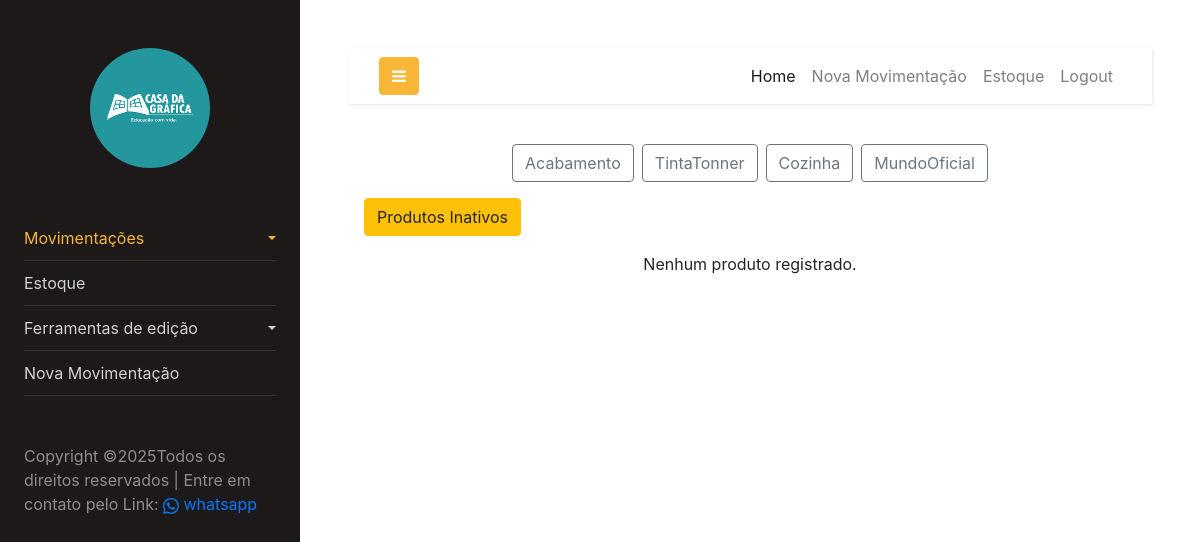
/produto/ (signed in), run on the app's committed database.
### categoria/models.py (models this page shows, shortened)
class Categoria(models.Model):
    categoria = models.CharField(max_length=255)
    img = models.ImageField(upload_to='images/', null=True, blank=True)  # Novo campo de imagem
    data_cadastro = models.DateField(auto_now_add=True)

### produto/views.py (the view)
# urls.py: path('produto/', ProdutoListView.as_view(), name='produto-list'),
class ProdutoListView(LoginRequiredMixin, ListView):
    model = Produto
    template_name = 'produto_list.html'
    context_object_name = 'produtos'
    def get_context_data(self, **kwargs):
        try:
            context = super().get_context_data(**kwargs)
            context['categorias'] = Categoria.objects.all()
            context['produtos_estoque_min'] = self.get_desativados()  # Produtos desativados
            return context
        except Exception as e:
            messages.error(self.request, f"Ocorreu um erro ao carregar os dados: {str(e)}")
            return {}
    def get_queryset(self):
        try:
            queryset = super().get_queryset()
            categorias_filter = self.request.GET.get('categorias_filter')
            if categorias_filter:
                queryset = queryset.filter(id_categoria=categorias_filter, status=1)
            else:
                queryset = queryset.filter(id_categoria=1)
            return queryset
        except Exception as e:
            messages.error(self.request, f"Ocorreu um erro ao filtrar os produtos: {str(e)}")
            return Produto.objects.none()
    def get_desativados(self):
        return Produto.objects.filter(status=0)

### produto/templates/produto_list.html (shortened to what this page needs)
<!DOCTYPE html>
<html lang="pt-br">
  {% include 'components/header/header.html' %}
  <body>
    <div class="px-3">
      <div class="mb-3 text-center d-flex justify-content-center">
        <div class="overflow-auto d-flex justify-content-center flex-nowrap">
          <form method="get" action="{% url 'produto-list' %}" class="d-flex">
            {% for categoria in categorias %}
            <a id="btn_color{{ categoria.id }}" class="btn btn-outline-secondary mx-1 flex-shrink-0"
               href="?categorias_filter={{ categoria.id }}">{{ categoria.categoria }}</a>
            {% endfor %}
          </form>
        </div>
      </div>
      <div class="btns d-flex">
        <div class="btnnew">
          <button data-no-loading type="button" class="btn btn-warning mb-3" data-bs-toggle="modal" data-bs-target="#estoquemin">
            Produtos Inativos</button>
        </div>
      </div>
      <div class="row">
        {% for produto in produtos %}
        <div class="col-12 col-md-6 col-lg-4 mb-4">
          <div class="card h-100 shadow position-relative">
            <div class="card-body">
              <h5 class="card-title d-flex justify-content-between">
                {{ produto.nome }}
                {{ produto.formato|default:'' }}
                {% if produto.id_categoria.img %}
                  <img src="{{ produto.id_categoria.img.url }}" alt="{{ categoria.categoria }}" class="img-fluid"
                       style="width: 70px; height: 70px; object-fit: cover;" />
                {% endif %}
              </h5>
              <p class="card-text">
                <strong>Data de Criação:</strong> {{ produto.data_cadastro }}<br />
                <strong>Categoria:</strong> {{ produto.id_categoria }}<br />
                <strong>Quantidade:</strong> {{ produto.unidades }} unidades em cada {{ produto.id_formato }}
              </p>
              <div class="d-flex justify-content-between">
                <form method="post" action="{% url 'produto-desative' produto.pk %}">
                  {% csrf_token %}
                  <input type="hidden" name="acao" value="desativar" />
                  <button type="submit" class="btn btn-danger btn-sm"><i class="bi bi-trash"></i> Desativar</button>
                </form>
                <a href="{% url 'produto-update' produto.pk %}" class="btn btn-info btn-sm"><i class="bi bi-pencil-square"></i> Editar</a>
              </div>
            </div>
          </div>
        </div>
        {% empty %}
        <div class="col-12 text-center">
          <p>Nenhum produto registrado.</p>
        </div>
        {% endfor %}
      </div>
    </div>
    {% include 'components/footer/footer.html' %}
  </body>
</html>

### data on the page
Categoria: categoria "Acabamento"
Categoria: categoria "TintaTonner"
Categoria: categoria "Cozinha"
Categoria: categoria "MundoOficial"
